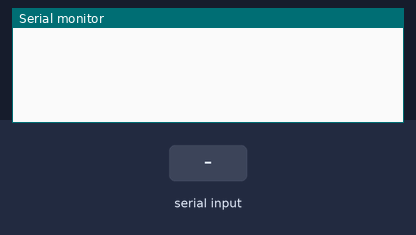
This sketch was run on a simulated Arduino Uno, built with avr-gcc and run on an emulated ATmega328P. On the bench: the last lines printed to the serial monitor. The test bench sets the inputs (shaded band).

Above: at 1.2 s.
1.3 s: "1\n" received over Serial
At 1.7 s:
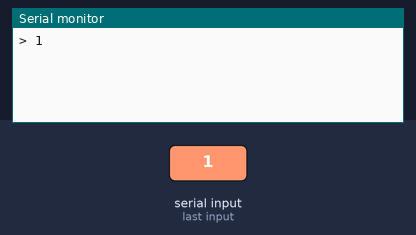
2.8 s: "1\n" received over the second serial link
At 3.9 s:
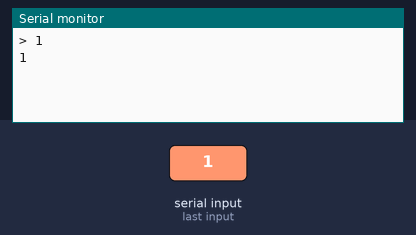
4.3 s: byte 10 ('\n') received over Serial
At 5.1 s:
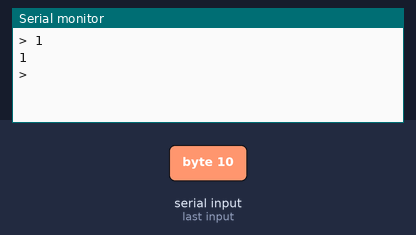
5.8 s: "0\n" received over Serial
At 6.3 s:
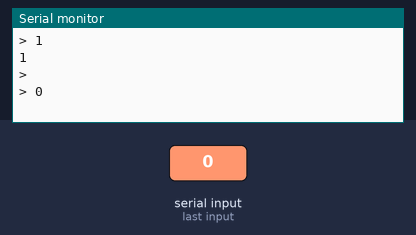
7.3 s: "0\n" received over the second serial link
At 8.5 s:
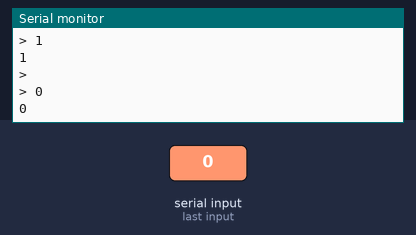

Measured:
- after the input at 1.3 s, the serial monitor: prints a new line at once (image 1)
- after the input at 2.8 s, the serial monitor: prints a new line at once (image 2)
- after the input at 4.3 s, the serial monitor: prints a new line at once (image 3)
- after the input at 5.8 s, the serial monitor: prints a new line at once (image 4)
- after the input at 7.3 s, the serial monitor: prints a new line at once (image 5)

The sketch:

CH_27_09.ino
```cpp
#include <SoftwareSerial.h>

SoftwareSerial BTSerial(2, 3);  // 소프트웨어 시리얼 포트 (RX, TX)
boolean NewLine = true;

void setup() {
  Serial.begin(9600);   // 컴퓨터와의 시리얼 통신 초기화
  BTSerial.begin(9600);   // 블루투스 모듈과의 시리얼 통신 초기화
}

void loop() {
  if (Serial.available()) {   // 시리얼 모니터 → 아두이노 → 블루투스 모듈
    char ch = Serial.read();

    if (ch != '\r' && ch != '\n') { // 개행문자는 블루투스 모듈로 전달하지 않음
      BTSerial.write(ch);
    }
    if (NewLine) {
      Serial.print("\n> ");
      NewLine = false;
    }
    if (ch == '\n') {
      NewLine = true;
    }
    Serial.write(ch);
  }

  if (BTSerial.available()) { // 블루투스 모듈 → 아두이노 → 시리얼 모니터
    char ch = BTSerial.read();
    Serial.write(ch);
  }
}
```
